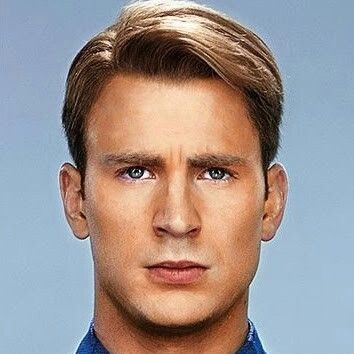
#> input picture Assignment_4/dataset/evans1.jpg, 354 x 354 px; its folder holds 4 pictures in this run
$ jupyter execute --allow-errors face_detection.ipynb
#> lines starting #> are read from the running program, lines starting #| are printed output that depends on the picture
# face_detection.ipynb
__Author:__ Matthew Lesko-Krleza<br>
__Course:__ ECSE 415<br>
__Assignment:__ Assignment #4 Face Detection<br>
__Due Date:__ November 22nd 2018

[cell 1]
import cv2
import numpy as np
import os
from matplotlib import pyplot as plt
from sklearn import svm, metrics
from sklearn.model_selection import train_test_split
from sklearn.decomposition import PCA
from sklearn.neighbors import NearestNeighbors

#### Question 1. Data Acquisition

[cell 2]
DIRECTORY = './dataset/'
SIZE = (100, 100)
N_FACES = 30

evans, hemsw, johan = [], [], []
group = None
images = os.listdir(DIRECTORY)

for i in range(len(images)):
    name = images[i]
    img = cv2.imread(DIRECTORY + name)
#> img is the input picture: shape (354, 354, 3); mean B, G, R 144.8, 147.5, 159
    img = cv2.cvtColor(img, cv2.COLOR_BGR2GRAY)
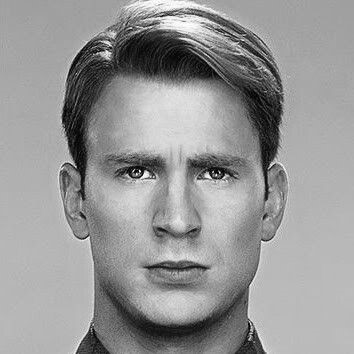
#> img: shape (354, 354); min 0, max 255, mean 150.6
    if 'evans' in name:
        img = cv2.resize(img, SIZE)
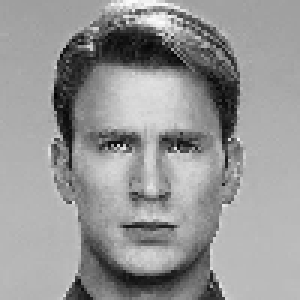
#> img: shape (100, 100) (shown 3 times larger); min 1, max 252, mean 150.5
        evans.append(img)
    elif 'hemsworth' in name:
        img = cv2.resize(img, SIZE)
        hemsw.append(img)
    elif 'johansson' in name:
        img = cv2.resize(img, SIZE)
        johan.append(img)
    elif 'group' in name:
        group = img
    else:
        print('Wrong image name: ', name)
#> pass 2 of the loop `for i in range(len(images)):`:
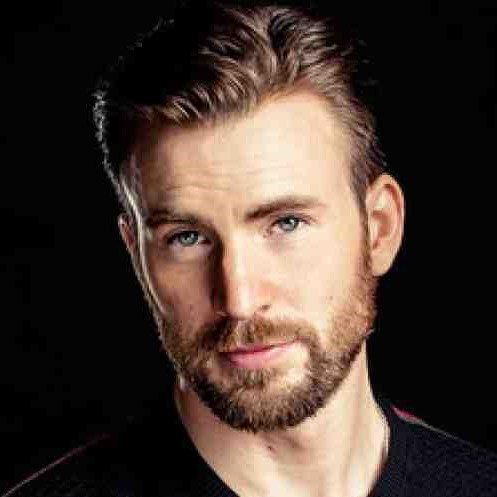
#> input picture Assignment_4/dataset/evans10.jpg, 497 x 497 px
#> img is the input picture: shape (497, 497, 3); mean B, G, R 49.8, 57.8, 72.5
#> `img = cv2.cvtColor(img, cv2.COLOR_BGR2GRAY)`:
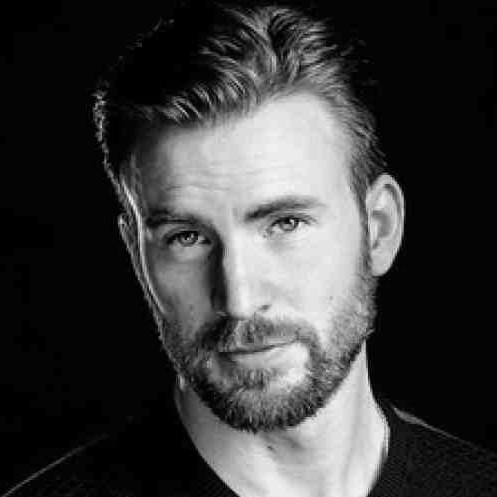
#> img: shape (497, 497); min 0, max 246, mean 61.3
#> `img = cv2.resize(img, SIZE)`:
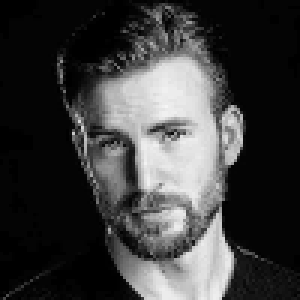
#> img: shape (100, 100) (shown 3 times larger); min 0, max 246, mean 61.2
#> pass 3 of the loop `for i in range(len(images)):`:
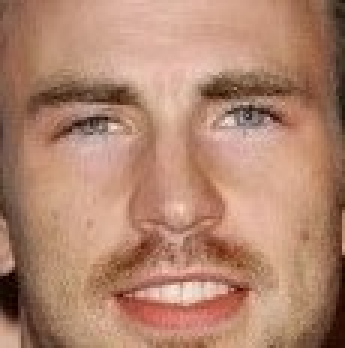
#> input picture Assignment_4/dataset/evans2.jpg, 115 x 116 px (shown 3 times larger)
#> img is the input picture: shape (116, 115, 3); mean B, G, R 110.9, 133.2, 177.2
#> `img = cv2.cvtColor(img, cv2.COLOR_BGR2GRAY)`:
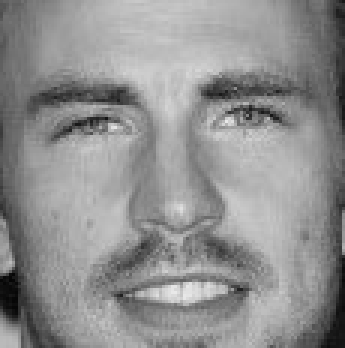
#> img: shape (116, 115) (shown 3 times larger); min 5, max 233, mean 143.8
#> `img = cv2.resize(img, SIZE)`:
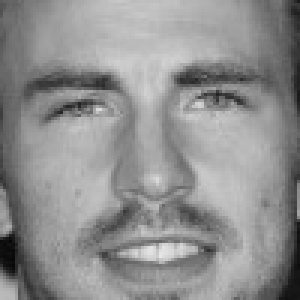
#> img: shape (100, 100) (shown 3 times larger); min 7, max 230, mean 143.7
#> the loop made 4 passes; the first 3 are shown

[cell 3]
print('Figure 1. Training Images:')
plt.figure(figsize=(10,10))
for i in range(len(evans)):
    plt.subplot(4, 3, i + 1)
    plt.imshow(evans[i], "gray")
    plt.axis('off')
    plt.tight_layout()
plt.figure(figsize=(10,10))
for i in range(len(hemsw)):
    plt.subplot(4, 3, i + 1)
    plt.imshow(hemsw[i], "gray")
    plt.axis('off')
    plt.tight_layout()
plt.figure(figsize=(10,10))
for i in range(len(johan)):
    plt.subplot(4, 3, i + 1)
    plt.imshow(johan[i], "gray")
    plt.axis('off')
    plt.tight_layout()
plt.show()
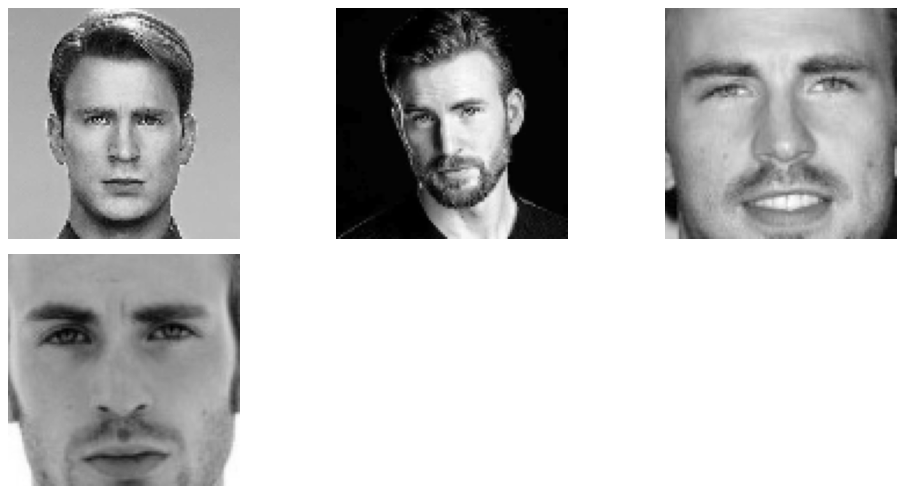
#> figure drawn by matplotlib, 4 panels

print('Figure 2. Test Image:')
plt.subplot(1, 1, 1)
#> (the rest of this cell did not finish here and is left out)

I've chosen the group photo as seen in Figure 2, because the test faces are well illuminated and are facing towards the camera. I've chosen to use the 30 training images as seen in Figure 1, because the subjects' faces are well illuminated and facing towards the camera. There are a few training images that include a shadow on the subject's face. This would help create a more robust predictor for the respective faces. The training faces are also all of similar scale. I've set all the images to grayscale for simpler computation; there is only one dimensional variable to consider instead of 3.

I've also resized the training images to 100 x 100 pixels. This results in 10_000 dimensional vectors to be used, hence decreasing the initial face space size. Increasing the computation speed.

#### Question 2. Eigenvector Representation

__Question 2.1:__ Use PCA to find eigenvector representation of your training data (5 Points)

[cell 4]
N_COMPONENTS = 30

# We desire a vector intensity representation of the images, hence we flatten the matrices
evans_flat = [v.flatten() for v in evans]
hemsw_flat = [v.flatten() for v in hemsw]
johan_flat = [v.flatten() for v in johan]

X = np.array([*evans_flat, *hemsw_flat, *johan_flat])
Y = np.concatenate(([0 for x in range(10)], [1 for x in range(10)], [2 for x in range(10)]))
text = np.array(['Evans', 'Hemsworth', 'Johannson'])

pca = PCA(n_components=N_COMPONENTS)
#> (the rest of this cell did not finish here and is left out)

[cell 5]
print('Figure 3: Eigenvector Representation of Training Data (Sorted from greatest variance to lowest):')
plt.figure(figsize=(10,10))
#> (the rest of this cell did not finish here and is left out)

__Question 2.2:__ Plot the variance explained by every vector in descending order (2 Points)

[cell 6]
print('Figure 4: Variance vs Principal Components Plots')
plt.figure(figsize=(10,10))
#> (the rest of this cell did not finish here and is left out)

#> (a cell that did not finish here is left out)

[cell 8]
print('Variance Ratios:')
#> (the rest of this cell did not finish here and is left out)

__Question 2.3:__ Do you need all the vectors to represent the data? (3 Points)

The greater the variance, the lower the square modeling error. So as a designer, I'd like to try to find the vectors that maximize the variance of my data. As described in the lecture slides, this problem can be simplified to an eigenvalue/eigenvector problem. One can see in Figure #5, we only really need a subset of the eigenvectors to represent the data. The first 9 eigenvectors would suffice. Their total variance ratio would be of roughly 0.84.

#> (a cell that did not finish here is left out)

__Question 2.4:__ How well clustered is your data? (10 Points)

[cell 10]
results = []
for index, sample in enumerate(X):

    # If delete is not done you'll always just get the index of that sample vector within the pixel space which wouldn't help analyze our data
    X_temp = np.delete(X, index, 0) - sample
    Y_temp = np.delete(Y, index)

    nearest_neighbor = np.argmin(np.linalg.norm(X_temp, axis=1))
    label = Y_temp[nearest_neighbor]
    results.append(label == Y[index])

    print('Prediction:\t', label, '\tActual:\t', Y[index])

print('\nNumber of Correct Predictions:\t\t', np.count_nonzero(results))
print('Nearest Neighbor Prediction Accuracy:\t', np.count_nonzero(results)/len(results))
